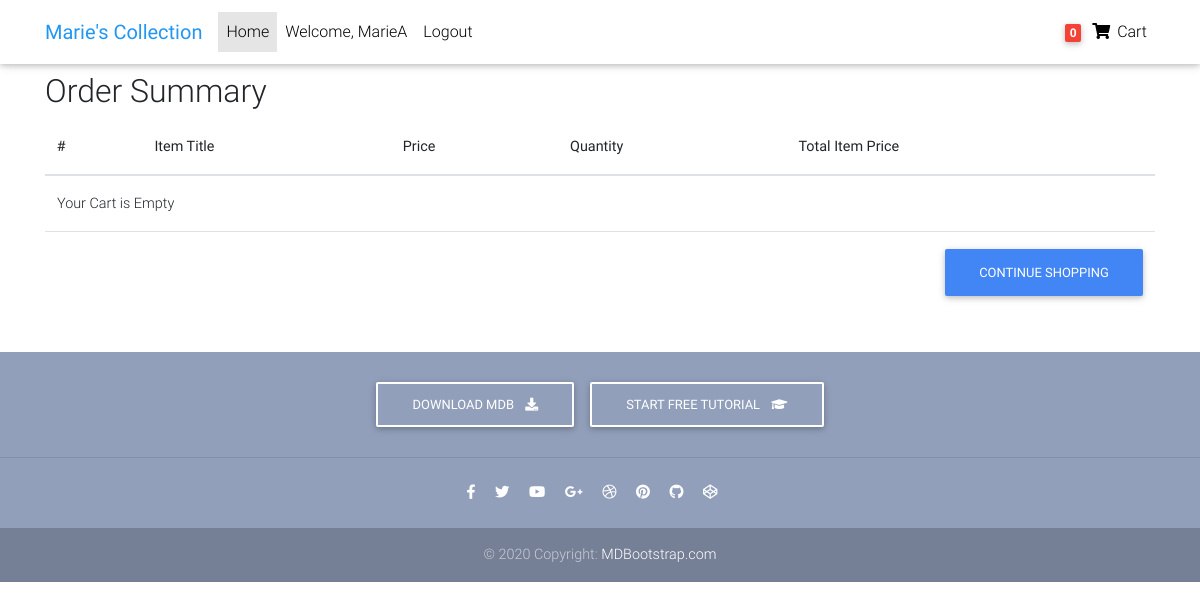
The app's page /order-summary/ (signed in), older data.
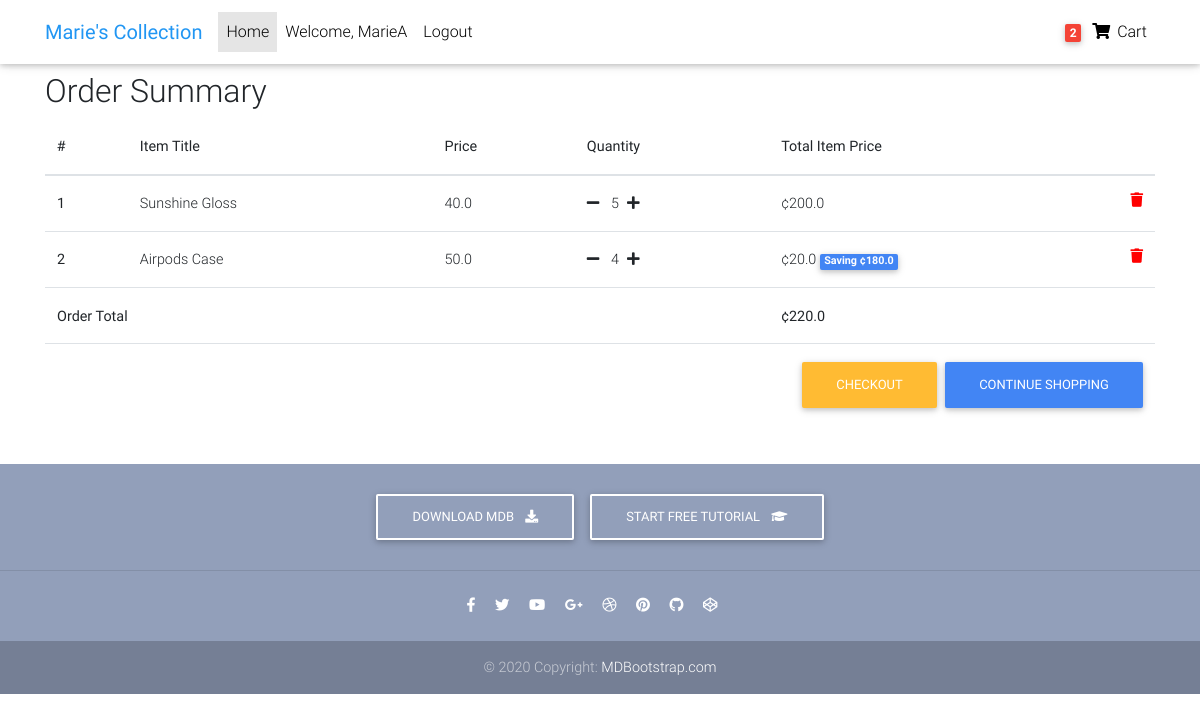
The same page, newer data.
### shop/models.py (models this page shows, shortened)
class Order(models.Model):
    user = models.ForeignKey(settings.AUTH_USER_MODEL,
                            on_delete=models.CASCADE)
    items = models.ManyToManyField(OrderItem)
    start_date = models.DateTimeField(auto_now_add=True)
    ordered_date =  models.DateTimeField()
    ordered = models.BooleanField(default=False)
    def get_total(self):
        total = 0
        for order_item in self.items.all():
            total += order_item.get_final_price()
        return total

class OrderItem(models.Model):
    user =  models.ForeignKey(settings.AUTH_USER_MODEL,
                            on_delete=models.CASCADE)
    item = models.ForeignKey(Item, on_delete=models.CASCADE)
    ordered = models.BooleanField(default=False)
    quantity = models.IntegerField(default=1)
    def get_total_item_price(self):
        return self.quantity * self.item.price
    def get_total_discount_item_price(self):
        return self.quantity * self.item.discount_price
    def get_amount_saved(self):
        return self.get_total_item_price() - self.get_total_discount_item_price()
    def get_final_price(self):
        if self.item.discount_price:
            return self.get_total_discount_item_price()
        return self.get_total_item_price()

class Item(models.Model):
    title = models.CharField(max_length=100)
    price = models.FloatField()
    item_photo = models.ImageField(upload_to='item_photos', null=True, blank=True)
    discount_price = models.FloatField(blank=True, null=True)
    category = models.CharField(choices=CATEGORY_CHOICES, max_length=1)
    label = models.CharField(choices=LABEL_CHOICES, max_length=1)
    slug = models.SlugField()
    description = models.TextField()

### shop/views.py (the view)
# urls.py: path('order-summary/', OrderSummaryView.as_view(), name='order-summary'),
class OrderSummaryView(LoginRequiredMixin, View):
    def get(self, *args, **kwargs):
        try:
            order = Order.objects.get(user=self.request.user, ordered=False)
            context = {
                'object': order
            }
            return render(self.request, 'order-summary.html', context)
        except ObjectDoesNotExist:
            messages.warning(self.request, "You do not have an active order")
            return redirect("/")

### shop/templatetags/cart_template_tags.py (called while the page is built)
@register.filter(is_safe=True)
def cart_item_count(user):
    if user.is_authenticated:
        qs = Order.objects.filter(user=user, ordered=False)
        if qs.exists():
            return qs[0].items.count()
    return 0

### templates/order-summary.html (shortened to what the changed rows need)
{% load static %}
{% load cart_template_tags %}
<!DOCTYPE html>
<html lang="en">
<head>
  <link rel="stylesheet" href="https://cdnjs.cloudflare.com/ajax/libs/font-awesome/4.7.0/css/font-awesome.min.css">
  <link rel="stylesheet" href="https://use.fontawesome.com/releases/v5.11.2/css/all.css">
  <link href="{% static 'css/bootstrap.min.css' %}" rel='stylesheet'>
  <link href="{% static 'css/mdb.min.css' %}" rel='stylesheet'>
  <link href="{% static 'css/style.min.css' %}" rel="stylesheet">
</head>
<body>
  <nav class="navbar fixed-top navbar-expand-lg navbar-light white scrolling-navbar">
    <div class="container">
      <div class="collapse navbar-collapse" id="navbarSupportedContent">
        <ul class="navbar-nav mr-auto">
          {% if request.user.is_authenticated %}
          <li class="nav-item">
            <a class="nav-link waves-effect" href="/">
                Welcome, {{ request.user }}
            </a>
          </li>
          <li class="nav-item">
            <a class="nav-link waves-effect" href="{% url 'shop:logout' %}">Logout</a>
          </li>
          {% endif %}
        </ul>
        <ul class="navbar-nav nav-flex-icons">
          <li class="nav-item">
            <a class="nav-link waves-effect">
              <span class="badge red z-depth-1 mr-1">{{ request.user|cart_item_count }}</span>
              <i class="fas fa-shopping-cart"></i>
              <span class="clearfix d-none d-sm-inline-block"> Cart </span>
            </a>
          </li>
        </ul>
      </div>
    </div>
  </nav>
  <div class="container">
    <div class="table-responsive text-nowrap" >
        <h2>Order Summary</h2>
        <table class="table">
        <thead>
        <tr>
          <th scope="col">#</th>
          <th scope="col">Item Title</th>
          <th scope="col">Price</th>
          <th scope="col">Quantity</th>
          <th scope="col">Total Item Price</th>
        </tr>
        </thead>
        <tbody>
            {%  for order_item in object.items.all  %}
                <tr>
                    <th scope="row">{{ forloop.counter }}</th>
                    <td>{{ order_item.item.title }}</td>
                    <td>{{ order_item.item.price }}</td>
                    <td>
                        <a href="{% url 'shop:remove-single-item-from-cart' order_item.item.slug %}"><i class="fas fa-minus mr-2"></a></i> {{ order_item.quantity }}<a href="{% url 'shop:add-to-cart' order_item.item.slug %}"><i class="fas fa-plus ml-2"></a></i>
                    </td>
                    <td>
                        {% if order_item.item.discount_price %}
                             ¢{{ order_item.get_total_discount_item_price }}
                             <span class="badge badge-primary">Saving ¢{{  order_item.get_amount_saved  }}</span>
                        {% else %}
                             ¢{{ order_item.get_total_item_price }}
                        {% endif %}
                        <a style="color: red;" href="{% url 'shop:remove-from-cart' order_item.item.slug %}"><i class="fas fa-trash float-right"></i></a>
                    </td>
                </tr>
            {% empty %}
                <tr>
                    <td colspan="5">Your Cart is Empty</td>
                </tr>
                <tr>
                    <td colspan="5"><a class="btn btn-primary float-right ml-2" href="/">Continue Shopping</a></td>
                </tr>
            {% endfor %}
            {% if object.get_total %}
            <tr>
            <td colspan="4"><b>Order Total</b></td>
            <td colspan="5"><b>¢{{ object.get_total  }}</b></td>
            </tr>
            <tr>
                <td colspan="5">
                 <a class="btn btn-primary float-right ml-2" href="/">Continue Shopping</a>
                 <a class="btn btn-warning float-right" href="/checkout/">Checkout</a>
                </td>
            </tr>
        </tbody>
            {% endif %}
        </table>
    </div>
  </div>
  </body>
  </html>

Row changes from the older to the newer data that the page shows:
added OrderItem: item "Sunshine Gloss", item.price "40.0", quantity "5", get_total_item_price "200.0"
added OrderItem: item "Airpods Case", item.price "50.0", quantity "4", get_total_discount_item_price "20.0", get_amount_saved "180.0"
added Order: get_total "220.0"
Text that changed along with them:
{{ request.user|cart_item_count }}: "0" → "2"
text no longer shown: "Your Cart is Empty"
text now shown: "Order Total ¢ CHECKOUT"
